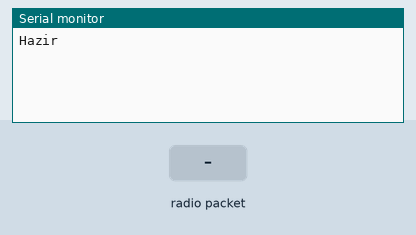
Simulated run of this sketch. Board: Arduino Mega 2560, built with avr-gcc and run on an emulated ATmega2560. On the bench: the last lines printed to the serial monitor. Inputs (shaded band) come from the test bench. No radio packets arrive unless stated.

Above: at 2.2 s.
2.3 s: radio packet "\"" arrives
At 3.1 s:
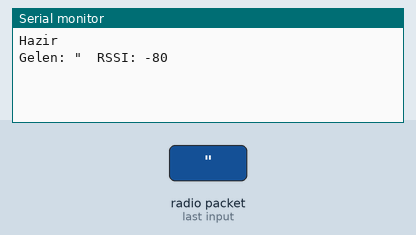
5.3 s: radio packet "1" arrives
At 6.5 s:
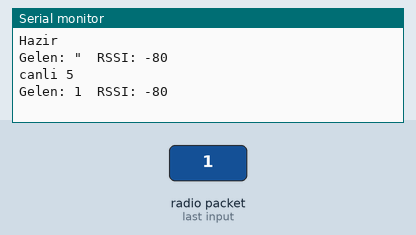

The sketch:

lora_mesajlasma_v4.ino
```cpp
// Mega 2560 Pro + RA-02 (SX1278) + Nextion ile LoRa mesajlasma (v4)
// Iki cihaza da ayni kodu yukleyin, sadece CIHAZ_ID degisir.
//
// v3'ten fark: paket alma artik parsePacket() ile degil, kutuphanenin
// kesmeli yontemiyle (onReceive) yapilir. v3'te onTxDone kesmesi gelen
// paketin bayragini temizledigi icin paketler okunamiyordu.
//
// Nextion tarafi (degismedi):
//   t0 : mesaj gecmisi (isbr=True, txt_maxl=200, yeterince yuksek)
//   t2 : taslak kutusu (txt bos, txt_maxl=60)
//   Gonder tusu Touch Release Event:
//       printh 02
//       prints t2.txt,0
//       printh 0A
//       t2.txt=""
//   Tuslarda "Send Component ID" ISARETSIZ olmali.
//
// Baglanti:
//   Nextion TX -> Mega 19 (RX1), Nextion RX -> Mega 18 (TX1)
//   RA-02: SCK 52, MISO 50, MOSI 51, NSS 53, RST 9, DIO0 2 (3.3V!)

#include <SPI.h>
#include <LoRa.h>

// ===== AYARLAR =====
const int  CIHAZ_ID   = 2;        // 1. cihazda 1, 2. cihazda 2
const long FREKANS    = 433E6;    // iki cihazda ayni olmali
const int  MAKS_MESAJ = 40;       // Nextion komutu kisa kalsin

const int PIN_NSS  = 53;
const int PIN_RST  = 9;
const int PIN_DIO0 = 2;

String gecmis[3] = {"", "", ""};  // ekranda son 3 mesaj
String yazilan  = "";             // Nextion'dan gelen taslak
String bekleyen = "";             // gonderim sirasinda gelen mesaj
bool kayit = false;               // 0x02 ile 0x0A arasini okuyoruz

// Gonderim durumu
volatile bool txBitti = false;    // kesmeden set edilir
bool txBekliyor = false;
unsigned long txBasla = 0;

// Alma durumu (kesmeden doldurulur, loop'ta islenir)
char rxBuf[MAKS_MESAJ + 12];
volatile int  rxRssi = 0;
volatile bool rxVar  = false;

void nextionKomut(const String &k) {
  Serial1.print(k);
  Serial1.write(0xFF); Serial1.write(0xFF); Serial1.write(0xFF);
}

// Nextion komutunu bozabilecek karakterleri temizler
String temizle(const String &s) {
  String r = "";
  for (unsigned int i = 0; i < s.length(); i++) {
    char c = s[i];
    if (c == '"')  c = '\'';
    if (c == '\\') c = '/';
    if (c >= 32 && c <= 126) r += c;
  }
  return r;
}

// En yeni mesaj en ustte
void gecmisEkle(const String &satir) {
  gecmis[0] = gecmis[1];
  gecmis[1] = gecmis[2];
  gecmis[2] = temizle(satir);
  nextionKomut("t0.txt=\"" + gecmis[2] + "\\r" + gecmis[1] + "\\r" + gecmis[0] + "\"");
}

// ===== Kesme fonksiyonlari (kisa tutulur) =====
void txBittiCb() { txBitti = true; }

void gelenCb(int boyut) {
  if (rxVar) return;              // onceki paket henuz islenmedi
  int n = 0;
  while (LoRa.available() && n < (int)sizeof(rxBuf) - 1) {
    rxBuf[n++] = (char)LoRa.read();
  }
  while (LoRa.available()) LoRa.read();   // fazlasini at
  rxBuf[n] = 0;
  rxRssi = LoRa.packetRssi();
  rxVar = true;
}

bool loraBaslat() {
  LoRa.setPins(PIN_NSS, PIN_RST, PIN_DIO0);
  if (!LoRa.begin(FREKANS)) return false;
  LoRa.enableCrc();               // bozuk paketleri eler
  LoRa.onReceive(gelenCb);        // paket gelince haber ver
  LoRa.onTxDone(txBittiCb);       // gonderim bitince haber ver
  LoRa.receive();                 // surekli dinleme
  return true;
}

void gonder(const String &m) {
  txBitti = false;
  LoRa.beginPacket();
  LoRa.print(String(CIHAZ_ID) + ": " + m);
  LoRa.endPacket(true);           // beklemeden gonder
  txBekliyor = true;
  txBasla = millis();
  gecmisEkle("Ben: " + m);
  Serial.print(F("TX basladi: "));
  Serial.println(m);
}

void mesajGonder(const String &m) {
  if (txBekliyor) {
    bekleyen = m;                 // onceki gonderim bitince gider
    Serial.println(F("TX mesgul, mesaj siraya alindi"));
  } else {
    gonder(m);
  }
}

void setup() {
  Serial.begin(115200);
  Serial1.begin(9600);            // Nextion baud hizi
  delay(1000);                    // ekranin acilmasini bekle
  nextionKomut("bkcmd=0");        // ekranin onay baytlarini kapat
  nextionKomut("t2.txt=\"\"");

  if (!loraBaslat()) {
    Serial.println(F("LoRa BASLAMADI"));
    nextionKomut("t0.txt=\"LoRa hata\"");
    while (true);
  }
  nextionKomut("t0.txt=\"Hazir\"");
  Serial.println(F("Hazir"));
}

void loop() {
  // 0) 5 saniyede bir "canli" satiri: kod donarsa bu satirlar durur
  static unsigned long sonNabiz = 0;
  if (millis() - sonNabiz > 5000) {
    sonNabiz = millis();
    Serial.print(F("canli "));
    Serial.println(millis() / 1000);
  }

  // 1) Nextion'dan gelen taslak: 0x02 + metin + 0x0A
  while (Serial1.available()) {
    char c = Serial1.read();
    if (c == 0x02) {                        // baslangic isareti
      yazilan = "";
      kayit = true;
    } else if (c == '\n') {                 // bitis isareti
      if (kayit && yazilan.length() > 0) {
        Serial.print(F("Nextion'dan: "));
        Serial.println(yazilan);
        mesajGonder(yazilan);
      }
      yazilan = "";
      kayit = false;
    } else if (kayit && c >= 32 && c <= 126 && yazilan.length() < MAKS_MESAJ) {
      yazilan += c;
    }
  }

  // 2) Gonderim takibi
  if (txBekliyor) {
    if (txBitti) {
      txBitti = false;
      txBekliyor = false;
      LoRa.receive();                       // dinlemeye don
      Serial.println(F("TX bitti"));
    } else if (millis() - txBasla > 2000) { // takildiysa modulu yeniden baslat
      Serial.println(F("TX zaman asimi, LoRa yeniden baslatiliyor"));
      LoRa.end();
      delay(50);
      txBekliyor = false;
      if (!loraBaslat()) Serial.println(F("LoRa yeniden BASLAMADI"));
    }
  }

  // 3) Siradaki mesaj
  if (!txBekliyor && bekleyen.length() > 0) {
    String m = bekleyen;
    bekleyen = "";
    gonder(m);
  }

  // 4) Kesmeyle gelen paketi isle
  if (rxVar) {
    String gelen = String(rxBuf);
    int rssi = rxRssi;
    rxVar = false;                          // kopyaladiktan sonra serbest birak
    gecmisEkle(gelen);
    Serial.print(F("Gelen: "));
    Serial.print(gelen);
    Serial.print(F("  RSSI: "));
    Serial.println(rssi);
  }
}
```

Measured:
- after the input at 2.3 s, the serial monitor: prints a new line at once (image 1)
- after the input at 5.3 s, the serial monitor: prints a new line at once (image 2)
